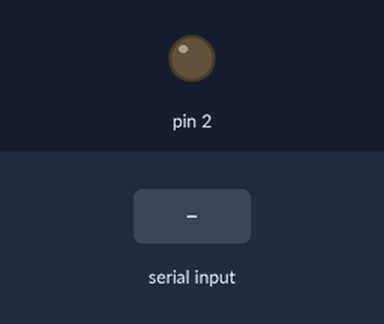
Recording of a sketch running on a simulated Arduino Uno, built with avr-gcc and run on an emulated ATmega328P. On the bench: output pins drawn as LEDs (lit = HIGH). Dashed ring = blinking. The inputs (shaded band) are chosen by the test bench. What the sketch prints to the serial monitor is not drawn.

Above: at 0.9 s.
1.0 s: "90,45\n" received over Serial
At 1.22 s:
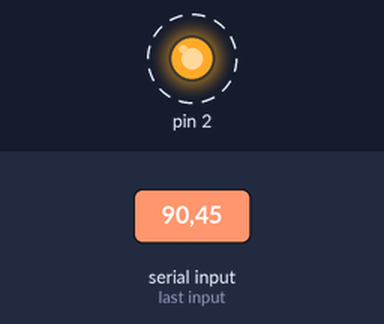
Timing chart, 0 to 10.0 s (numbered marks = the images above; inputs shaded):
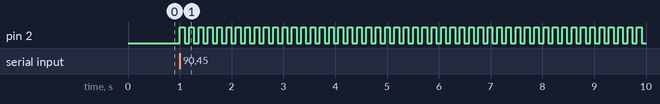

The sketch:

choose_delay_serial_monitor_16.ino
```cpp
int x;
void setup() {
pinMode(2,OUTPUT);
Serial.begin(9600);
Serial.println("pls enter the delay u need in ms:");
while(Serial.available()==0){}
x=Serial.parseInt();
}
void loop(){
digitalWrite(2, HIGH);
delay(x);
digitalWrite(2,LOW);
delay(x);
}
```

Measured:
- after the input at 1.0 s, pin 2: alternates HIGH for 0.09 s and LOW for 0.09 s, starting at once
